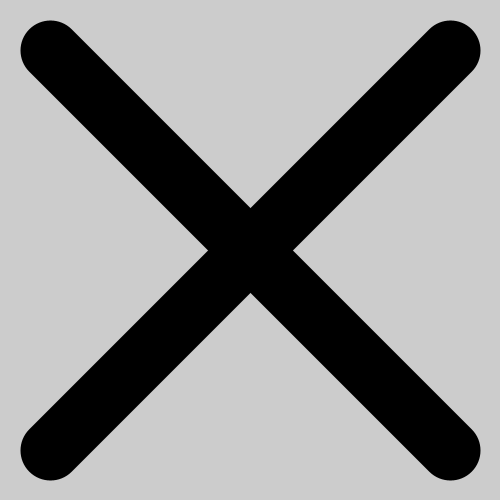
Frame 1 (no input)
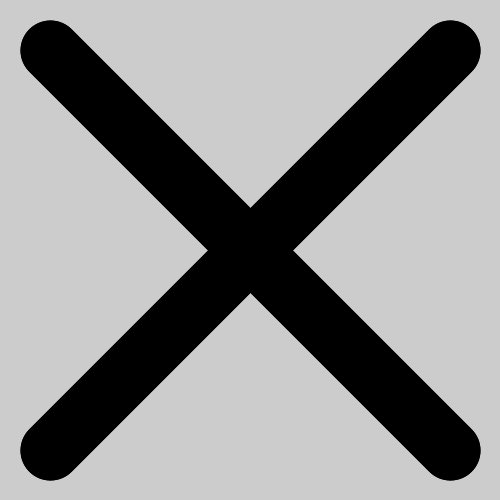
Frame 2 (the mouse pressed at the canvas centre, redrawn once)

The Processing sketch that drew these frames (run headless with seeded random() and noise(); the mouse was pressed at the canvas centre and the sketch redrawn once):

// Processing sketch: code_08_07
// ── code_08_07.pde

void setup() {
  size(500, 500);
  noLoop();
}
void draw() {
drawX(0);
}

void drawX(int gray){
// Dibujar una X gris
stroke(gray);
strokeWeight(60);
line(50, 50, 450, 450);
line(450, 50, 50,450);

}


void keyPressed(){
    save("image/image_8_7.jpg");

}
